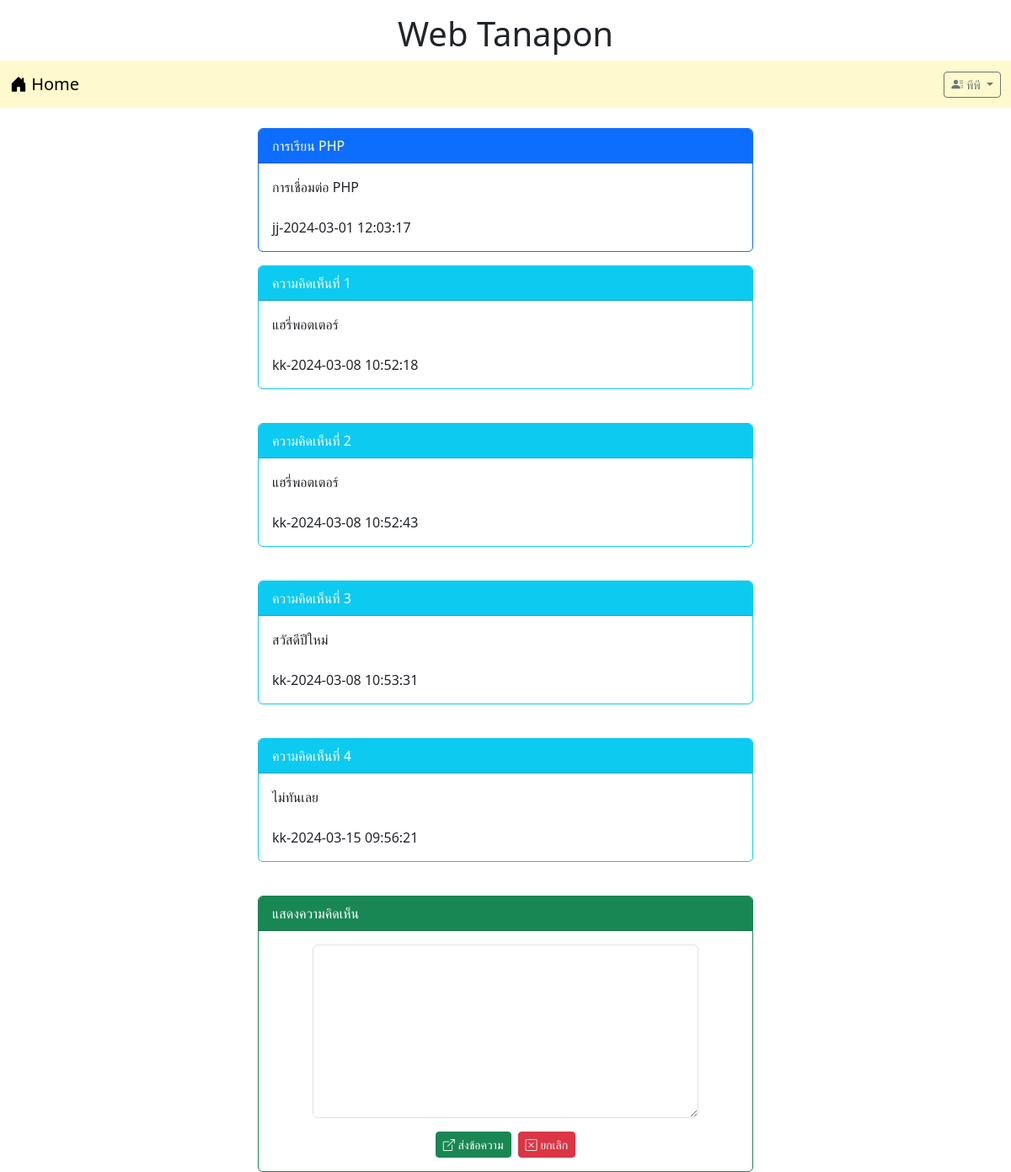
The page /post.php?id=3 (signed in) on the database its author committed.
### tables this page shows
CREATE TABLE `post` (
  `id` int(11) NOT NULL,
  `title` varchar(128) NOT NULL,
  `content` varchar(2048) NOT NULL,
  `post_date` datetime NOT NULL,
  `cat_id` int(11) NOT NULL,
  `user_id` int(11) NOT NULL
);

CREATE TABLE `user` (
  `id` int(11) NOT NULL,
  `login` varchar(32) NOT NULL,
  `password` varchar(64) NOT NULL,
  `name` varchar(64) NOT NULL,
  `gender` char(1) NOT NULL,
  `email` varchar(32) NOT NULL,
  `role` char(1) NOT NULL
);

CREATE TABLE `comment` (
  `id` int(11) NOT NULL,
  `content` varchar(20148) NOT NULL,
  `post_date` datetime NOT NULL,
  `user_id` int(11) NOT NULL,
  `post_id` int(11) NOT NULL
);

### post.php (the view, shortened to what this page needs)
<!DOCTYPE html>
<html lang="en">
<head>
    <link href="https://cdn.jsdelivr.net/npm/bootstrap@5.3.2/dist/css/bootstrap.min.css" rel="stylesheet">
    <link rel="stylesheet" href="https://cdn.jsdelivr.net/npm/bootstrap-icons@1.11.3/font/bootstrap-icons.min.css">
</head>
<body>
<div class="contrainer-lg">
    <h1 style="text-align: center;" class="mt-3">Web Tanapon</h1>
    <?php include "nav.php"
    ?>
    <div class="row mt-4">
        <div class="col-lg-3 col-md-2 col-sm-1"></div>
        <div class="col-lg-6 col-md-8 col-sm-10">
            <?php
            $conn=new PDO("mysql:host=localhost;dbname=webboard;charset=utf8","root","");
            $sql="SELECT post.title,post.content,post.post_date,user.login
            FROM post INNER JOIN user ON
            (post.user_id=user.id) WHERE post.id=$_GET[id]";
            $result=$conn->query($sql);
            while($row=$result->fetch())
            {
            echo "<div class='card border-primary'>";
                echo "<div class='card-header bg-primary text-white'>$row[title]</div>";
                echo "<div class='card-body'>$row[content]<br><br>$row[3]-$row[2]</div>";
            echo "</div>";
            }
            $sql="SELECT comment.content, comment.post_date, user.login
            FROM comment INNER JOIN user ON
            (comment.user_id=user.id) WHERE comment.post_id=$_GET[id]";
            $result=$conn->query($sql);
            $i=1;
            while($row=$result->fetch())
            {
                echo "<div class='card border-info mt-3'>";
                echo "<div class='card-header bg-info text-white'>ความคิดเห็นที่ $i</div>";
                echo "<div class='card-body'>$row[content]<br><br>$row[2]-$row[1]</div>";
                echo "</div><br>";
                $i=$i+1;
            }
            ?>
            <?php
            if(isset($_SESSION['id'])){
            ?>
            <div class="card border-success mt-3">
                <div class="card-header bg-success text-white">
                    แสดงความคิดเห็น
                </div>
            <div class="card-body">
                <form action="post_save.php" method="post">
                    <div class="row mb-3 justify-content-center">
                        <div class="col-lg-10">
                            <textarea name="comment" rows="8" class="form-control" required></textarea>
                        </div>
                    </div>
                    <div class="row">
                        <div class="col-lg-12 d-flex justify-content-center">
                            <button type="submit" class="btn btn-success btn-sm text-white">
                                <i class="bi bi-box-arrow-up-right"></i> ส่งข้อความ
                            </button>
                            <button type="reset" class="btn btn-danger btn-sm ms-2">
                                <i class="bi bi-x-square"></i> ยกเลิก
                            </button>
                        </div>
                    </div>
                    </div>
            </div>
            <?php }?>
        </div>
        <br>
    </div>
</div>
</body>
</html>

### rows shown on the page
post: title "การเรียน PHP", content "การเชื่อมต่อ PHP", user.login "jj", post_date "2024-03-01 12:03:17"
comment: content "แฮรี่พอตเตอร์", user.login "kk", post_date "2024-03-08 10:52:18"
comment: content "แฮรี่พอตเตอร์", user.login "kk", post_date "2024-03-08 10:52:43"
comment: content "สวัสดีปีใหม่", user.login "kk", post_date "2024-03-08 10:53:31"
comment: content "ไม่ทันเลย", user.login "kk", post_date "2024-03-15 09:56:21"

### other values the page prints
$_SESSION['username'] "พีพี"
